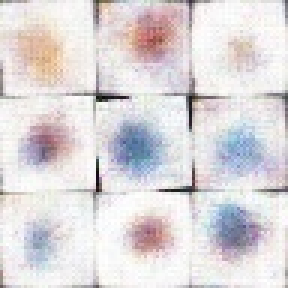
#> input picture data/generated_images/thau_age0_generate_grid copy 2.jpg, 96 x 96 px (shown 3 times larger)
$ python -i image_utils.py   (imports and definitions only)
#> lines starting #> are read from the running program, lines starting #| are printed output that depends on the picture
"""
THAU-Vision: Image Utilities
============================

Helper functions for image processing, augmentation, and conversion.
"""

import io
import base64
import random
from typing import Optional, Dict, Tuple, Union, List
from pathlib import Path

from PIL import Image, ImageOps, ImageEnhance, ImageFilter
import numpy as np


# [180 lines left out: functions load_image, resize_image, normalize_image, image_to_base64, base64_to_image, not called in this run]


def augment_image(
    image: Image.Image,
    augmentations: Optional[List[str]] = None,
    intensity: float = 0.3,
) -> Image.Image:
    """
    Apply data augmentation to image.

    Args:
        image: Input image
        augmentations: List of augmentations to apply. Options:
            - rotate: Random rotation
            - flip: Horizontal flip
            - brightness: Brightness adjustment
            - contrast: Contrast adjustment
            - saturation: Saturation adjustment
            - blur: Gaussian blur
            - noise: Add noise
        intensity: Augmentation intensity (0-1)

    Returns:
        Augmented image
    """
    if augmentations is None:
        augmentations = ["rotate", "flip", "brightness", "contrast"]

    img = image.copy()

    for aug in augmentations:
        if random.random() > 0.5:
            continue

        if aug == "rotate":
            angle = random.uniform(-15 * intensity, 15 * intensity)
            img = img.rotate(angle, fillcolor=(128, 128, 128))

        elif aug == "flip":
            img = ImageOps.mirror(img)

        elif aug == "brightness":
            factor = 1 + random.uniform(-intensity, intensity)
            enhancer = ImageEnhance.Brightness(img)
            img = enhancer.enhance(factor)

        elif aug == "contrast":
            factor = 1 + random.uniform(-intensity, intensity)
            enhancer = ImageEnhance.Contrast(img)
            img = enhancer.enhance(factor)

        elif aug == "saturation":
            factor = 1 + random.uniform(-intensity, intensity)
            enhancer = ImageEnhance.Color(img)
            img = enhancer.enhance(factor)

        elif aug == "blur":
            radius = random.uniform(0, 2 * intensity)
            img = img.filter(ImageFilter.GaussianBlur(radius))

        elif aug == "noise":
            arr = np.array(img)
            noise = np.random.normal(0, 25 * intensity, arr.shape).astype(np.int16)
            arr = np.clip(arr.astype(np.int16) + noise, 0, 255).astype(np.uint8)
            img = Image.fromarray(arr)

    return img


# [118 lines left out: functions create_thumbnail, get_image_info, split_image_grid, combine_images_grid, not called in this run]


# Test
# [31 lines not run here, left out]

>>> from PIL import Image
>>> picture = Image.open('../../data/generated_images/thau_age0_generate_grid copy 2.jpg')
#> picture is the input picture: PIL image 96x96 RGB; mean R, G, B 221.1, 216.4, 218.8
>>> result = augment_image(picture)
#> the loop in augment_image, `for aug in augmentations:` made 4 passes
#> pass 3, in augment_image, `img = enhancer.enhance(factor)`:
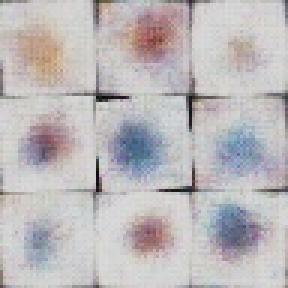
#> img: PIL image 96x96 RGB (shown 3 times larger); mean R, G, B 188.7, 184.6, 186.7
